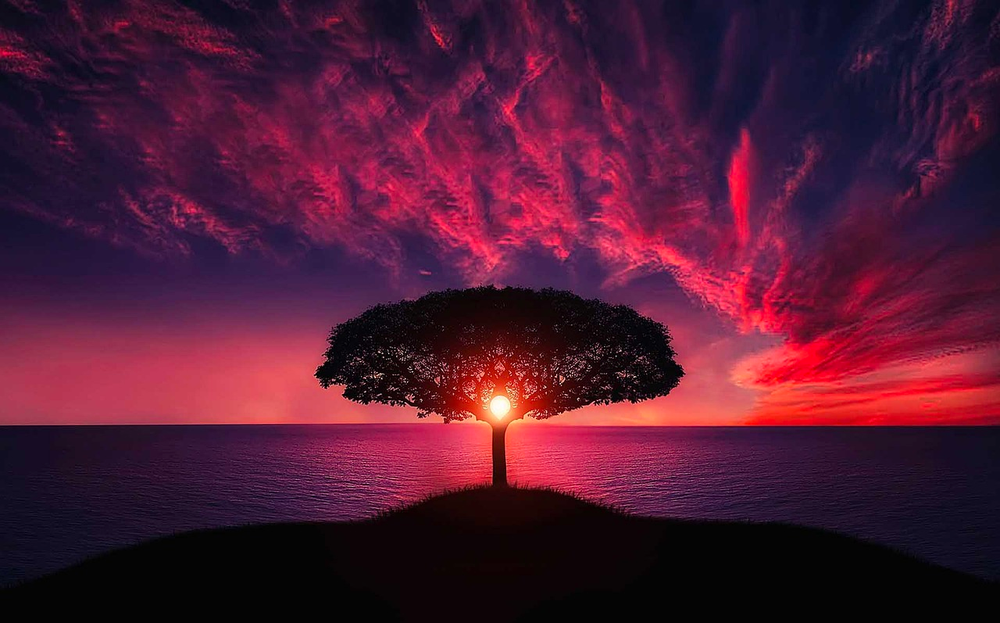
#> input picture LAB 4/img.png, 1000 x 623 px, shrunk from 1280 x 797 before the run
$ python INLAB1.py
#> lines starting #> are read from the running program, lines starting #| are printed output that depends on the picture; after the words box and inside, x2 and y2 are one past the last pixel; in counts of white or black regions, pixels touching at a corner belong together
import cv2
from matplotlib import pyplot as plt

image_path = 'img.png'
original_image = cv2.imread(image_path)
#> original_image is the input picture: shape (623, 1000, 3); mean B, G, R 51.4, 25.9, 79.4

gray_image = cv2.cvtColor(original_image, cv2.COLOR_BGR2GRAY)
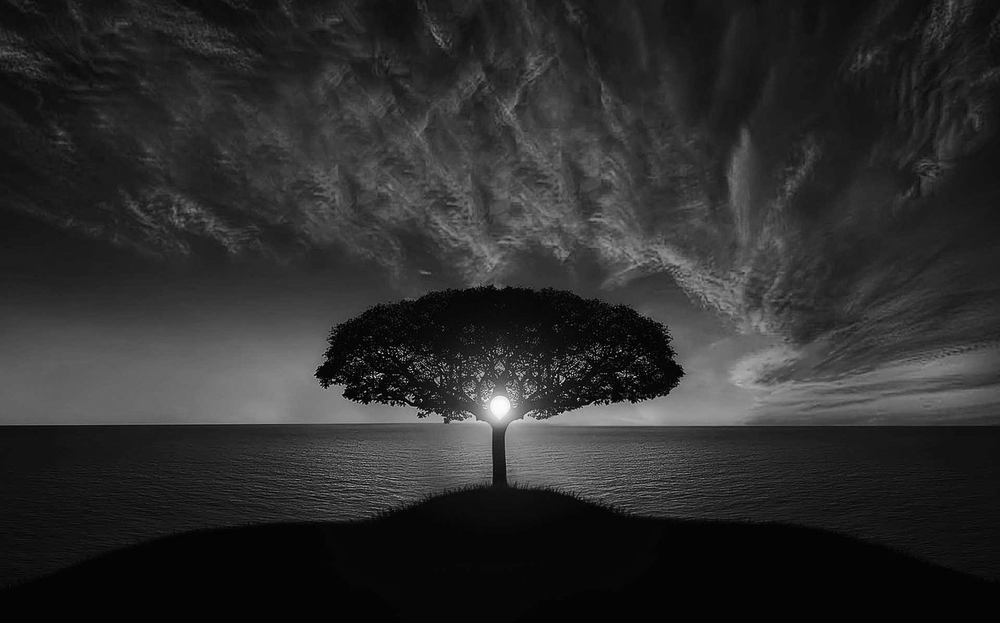
#> gray_image: shape (623, 1000); min 0, max 254, mean 44.8

blurred_image = cv2.GaussianBlur(gray_image, (5, 5), 0)

edges = cv2.Canny(blurred_image, 50, 50)
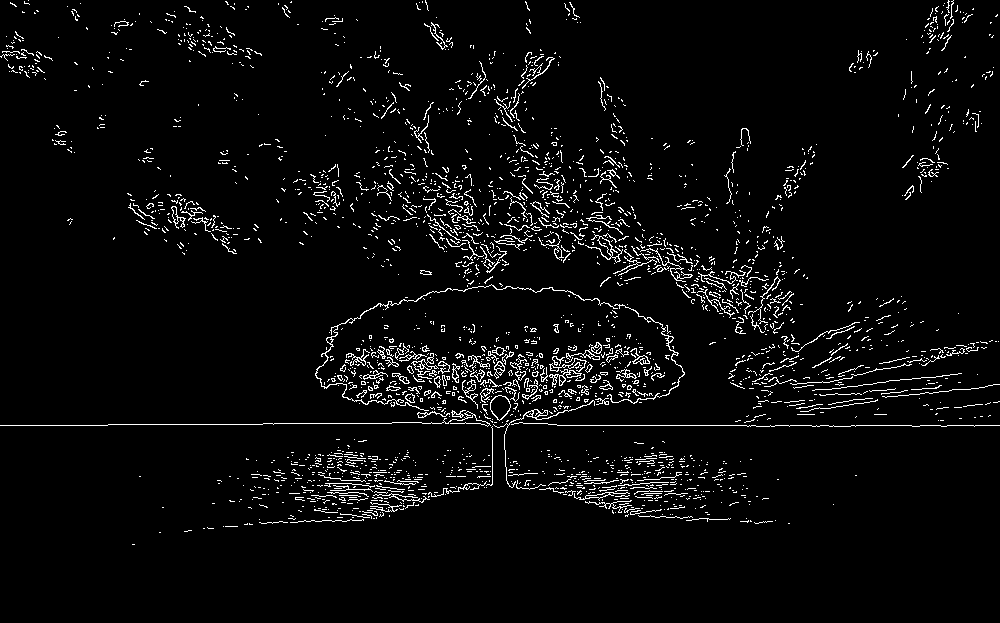
#> edges: shape (623, 1000); 4% white in thin lines or dots, all inside (x1, y1, x2, y2) = (0, 0, 1000, 545)

plt.subplot(121), plt.imshow(blurred_image, cmap='gray')
plt.title('Blurred Image'), plt.xticks([]), plt.yticks([])

plt.subplot(122), plt.imshow(edges, cmap='gray')
plt.title('Edge Detection'), plt.xticks([]), plt.yticks([])

plt.show()
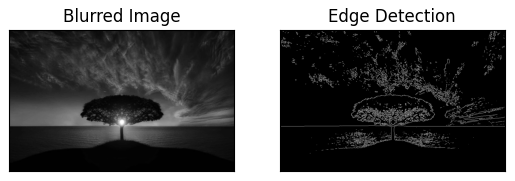
#> figure drawn by matplotlib, 2 panels
